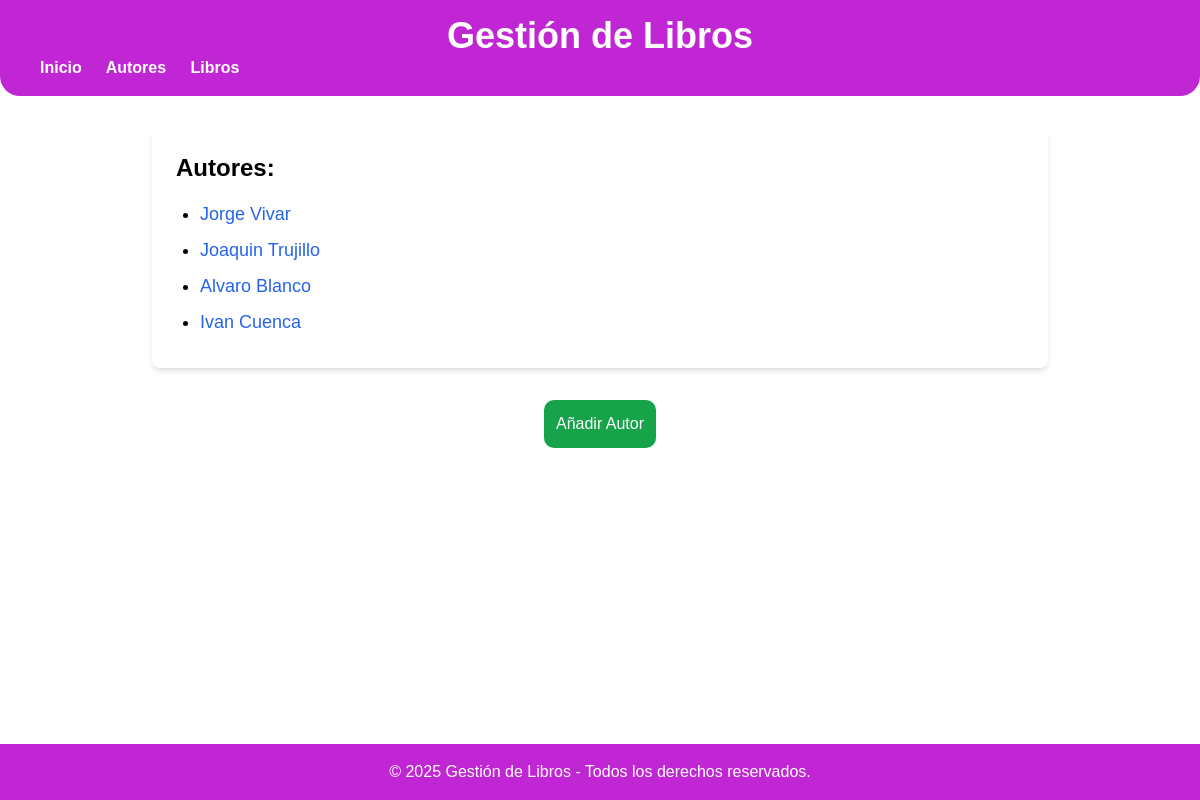
Before: /gestion/autores/ with the older database file.
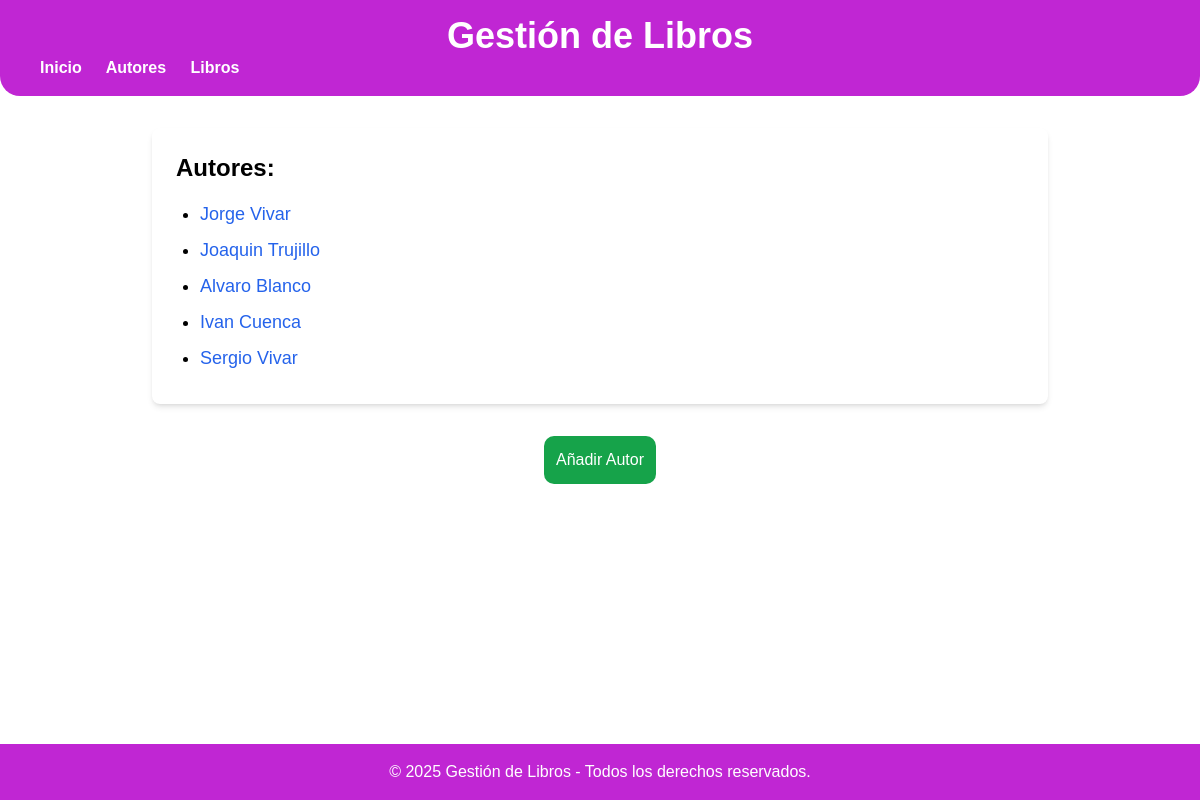
After: the same page with the newer database file.
### myapp/models.py (models this page shows, shortened)
class Autor(models.Model):
    nombre= models.CharField(max_length=100)
    apellido= models.CharField(max_length=100)
    fecha_nacimiento= models.DateField()

### myapp/views.py (the view)
# urls.py: path('autores/', views.AutorListView.as_view(), name='lista_autores'),
class AutorListView(ListView):
    model = Autor
    template_name = 'lista_autores.html'

### templates/lista_autores.html (shortened to what this page needs)
{% extends 'layouts/base.html' %}
{% block content %}
    <h3 class="text-2xl font-bold mb-4">Autores:</h3>
    <ul class="list-disc pl-6">
        {% for autor in object_list %}
        <li class="text-lg mb-2 capitalize">
            <a href="{% url 'detalle_autor' autor.id %}" class="text-blue-600 hover:underline">
                {{ autor.nombre }} {{ autor.apellido }}
            </a>
        </li>
        {% empty %}
        <p>No hay autores disponibles.</p>
        {% endfor %}
    </ul>
{% endblock %}
{% block actions %}
<div class="max-w-4xl mx-auto mt-8 bg-white rounded-lg flex flex-col items-center">
    <a href="{% url 'add_autor' %}" class="bg-green-600 p-3 text-white rounded-[10px] hover:bg-green-500">Añadir Autor</a>
</div>
{% endblock %}

Changed rows visible on the page:
added Autor: nombre "Sergio", apellido "Vivar"
